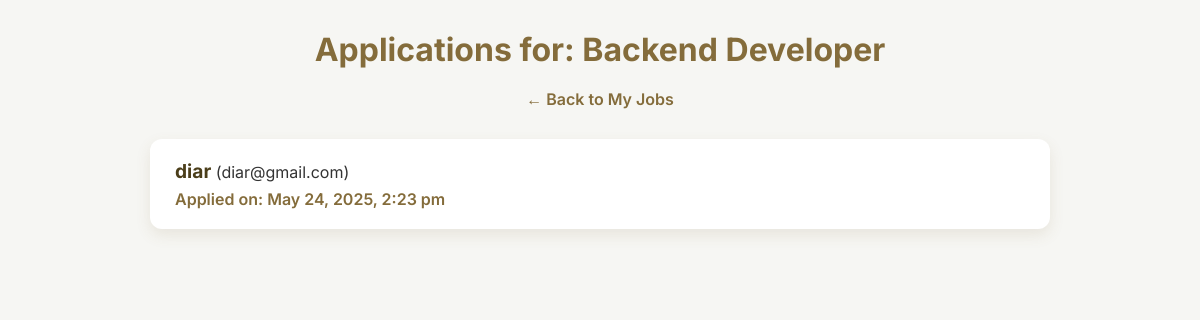
Page /view-applications.php?job_id=179 (signed in) on the committed database.
### tables this page shows
CREATE TABLE `jobs` (
  `id` int(11) NOT NULL,
  `title` varchar(100) NOT NULL,
  `company` varchar(100) NOT NULL,
  `description` text NOT NULL,
  `location` varchar(100) NOT NULL,
  `category` varchar(50) NOT NULL,
  `posted_by` int(11) NOT NULL,
  `created_at` timestamp NOT NULL DEFAULT current_timestamp(),
  `image` varchar(255) DEFAULT NULL
);

CREATE TABLE `applications` (
  `id` int(11) NOT NULL,
  `user_id` int(11) NOT NULL,
  `job_id` int(11) NOT NULL,
  `full_name` varchar(255) NOT NULL,
  `email` varchar(255) NOT NULL,
  `phone` varchar(20) DEFAULT NULL,
  `gender` enum('Male','Female','Other') NOT NULL,
  `city` varchar(100) DEFAULT NULL,
  `dob` date DEFAULT NULL,
  `education_level` varchar(100) DEFAULT NULL,
  `experience` text DEFAULT NULL,
  `applied_at` timestamp NOT NULL DEFAULT current_timestamp()
);

CREATE TABLE `users` (
  `id` int(11) NOT NULL,
  `username` varchar(50) NOT NULL,
  `email` varchar(100) NOT NULL,
  `password` varchar(255) NOT NULL,
  `user_type` enum('employer','job_seeker') NOT NULL,
  `created_at` timestamp NOT NULL DEFAULT current_timestamp()
);

### view-applications.php (the view, shortened to what this page needs)
<?php
include_once("config.php");
$job_id = $_GET['job_id'];
$employer_id = $_SESSION['user_id'];
$stmt = $conn->prepare("SELECT * FROM jobs WHERE id = ? AND posted_by = ?");
$stmt->execute([$job_id, $employer_id]);
$job = $stmt->fetch();
$stmt = $conn->prepare("
    SELECT applications.*, users.username AS applicant_name, users.email AS applicant_email
    FROM applications
    JOIN users ON applications.user_id = users.id
    WHERE applications.job_id = ?
    ORDER BY applications.applied_at DESC
");
$stmt->execute([$job_id]);
$applications = $stmt->fetchAll();
?>
<!DOCTYPE html>
<html lang="en">
<head>
</head>
<body>
  <h2>Applications for: <?= htmlspecialchars($job['title']) ?></h2>
  <p class="back-link"><a href="employer-dashboard.php">← Back to My Jobs</a></p>
  <?php if (count($applications) > 0): ?>
    <ul class="applications-list">
      <?php foreach ($applications as $app): ?>
        <li>
          <strong><?= htmlspecialchars($app['applicant_name']) ?></strong> (<?= htmlspecialchars($app['applicant_email']) ?>)<br />
          <em>Applied on: <?= date("F j, Y, g:i a", strtotime($app['applied_at'])) ?></em>
        </li>
      <?php endforeach; ?>
    </ul>
  <?php else: ?>
    <p class="no-applications">No applications yet for this job.</p>
  <?php endif; ?>
</body>
</html>

### view-applications.php (style rules this page uses)
body { font-family: 'Inter', sans-serif; background-color: #f6f6f3; max-width: 900px; margin: 30px auto; padding: 0 20px 50px; color: #333; }
h2 { color: #846c3b; font-weight: 700; font-size: 2rem; margin-bottom: 20px; text-align: center; }
p.back-link { text-align: center; margin-bottom: 30px; font-weight: 600; }
p.back-link a { color: #846c3b; text-decoration: none; font-size: 1rem; transition: color 0.3s ease; }
ul.applications-list { list-style: none; padding: 0; margin: 0; }
ul.applications-list li { background: white; padding: 20px 25px; border-radius: 12px; margin-bottom: 20px; box-shadow: 0 6px 15px rgba(132,108,59,0.12); transition: box-shadow 0.3s ease; }
ul.applications-list strong { font-size: 1.2rem; color: #4b3e1a; }
ul.applications-list em { font-style: normal; font-weight: 600; color: #846c3b; margin-top: 6px; display: inline-block; }

### rows in the picture
jobs: title "Backend Developer"
applications: user.username "diar", user.email "diar@gmail.com", applied_at "May 24, 2025, 2:23 pm"
